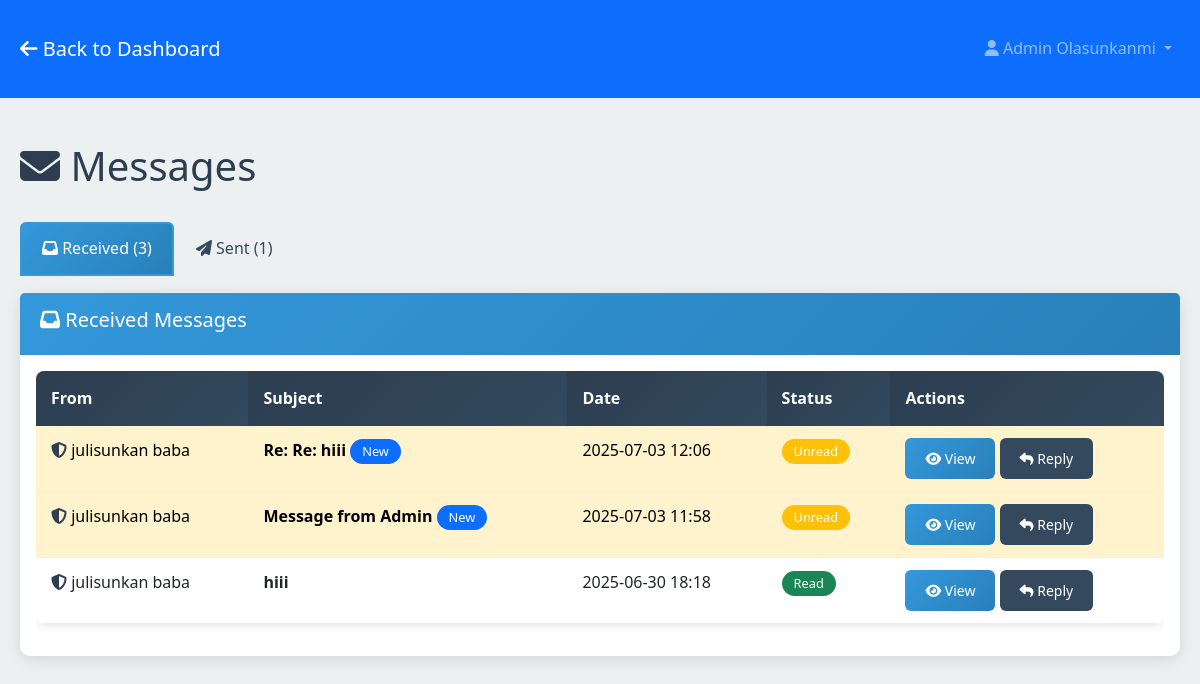
Screenshot of /messages (signed in) with the database file from the repository.
### models.py (models this page shows, shortened)
class User(db.Model):
    id = db.Column(db.Integer, primary_key=True)
    username = db.Column(db.String(80), unique=True, nullable=False)
    email = db.Column(db.String(120), unique=True, nullable=False)
    password_hash = db.Column(db.String(255), nullable=False)
    first_name = db.Column(db.String(100), nullable=False)
    last_name = db.Column(db.String(100), nullable=False)
    is_admin = db.Column(db.Boolean, default=False)
    is_verified = db.Column(db.Boolean, default=False)
    verification_token = db.Column(db.String(100), nullable=True)
    reset_token = db.Column(db.String(100), nullable=True)
    reset_token_expires = db.Column(db.DateTime, nullable=True)
    created_at = db.Column(db.DateTime, default=datetime.utcnow)
    last_login = db.Column(db.DateTime, nullable=True)
    pdf_codes = db.relationship('UserPDFCode', foreign_keys='UserPDFCode.user_id', backref='user', lazy=True, cascade='all, delete-orphan')
    pdf_requests = db.relationship('PDFRequest', backref='user', lazy=True, cascade='all, delete-orphan')
    sent_messages = db.relationship('Message', foreign_keys='Message.sender_id', backref='sender', lazy=True, cascade='all, delete-orphan')
    received_messages = db.relationship('Message', foreign_keys='Message.recipient_id', backref='recipient', lazy=True, cascade='all, delete-orphan')
    uploaded_pdfs = db.relationship('UserPDFCode', foreign_keys='UserPDFCode.uploaded_by_admin_id', backref='uploader', lazy=True)

class Message(db.Model):
    id = db.Column(db.Integer, primary_key=True)
    sender_id = db.Column(db.Integer, db.ForeignKey('user.id', ondelete='CASCADE'), nullable=False)
    recipient_id = db.Column(db.Integer, db.ForeignKey('user.id', ondelete='CASCADE'), nullable=False)
    subject = db.Column(db.String(200), nullable=False)
    content = db.Column(db.Text, nullable=False)  # Allows HTML content
    is_read = db.Column(db.Boolean, default=False)
    created_at = db.Column(db.DateTime, default=datetime.utcnow)
    parent_message_id = db.Column(db.Integer, db.ForeignKey('message.id', ondelete='CASCADE'), nullable=True)
    replies = db.relationship('Message', backref=db.backref('parent', remote_side=[id]), lazy=True)

### app.py (the view)
@app.route('/messages')
@login_required
def messages():
    user = User.query.get(session['user_id'])
    sent_messages = Message.query.filter_by(sender_id=user.id).order_by(Message.created_at.desc()).all()
    received_messages = Message.query.filter_by(recipient_id=user.id).order_by(Message.created_at.desc()).all()
    return render_template('messages/messages.html',
                         user=user,
                         sent_messages=sent_messages,
                         received_messages=received_messages)

### app.py (called while the page is built)
def login_required(f):
    @wraps(f)
    def decorated_function(*args, **kwargs):
        if 'user_id' not in session:
            flash('Please log in to access this page.', 'error')
            return redirect(url_for('login'))
        return f(*args, **kwargs)
    return decorated_function

### templates/messages/messages.html (shortened to what this page needs)
<!DOCTYPE html>
<html lang="en">
<head>
    <link href="https://cdn.jsdelivr.net/npm/bootstrap@5.3.0/dist/css/bootstrap.min.css" rel="stylesheet">
    <link rel="stylesheet" href="https://cdnjs.cloudflare.com/ajax/libs/font-awesome/6.4.0/css/all.min.css">
    <link rel="stylesheet" href="{{ url_for('static', filename='css/style.css') }}">
</head>
<body>
    <nav class="navbar navbar-expand-lg navbar-dark bg-primary">
        <div class="container">
            <a class="navbar-brand" href="{{ url_for('dashboard') }}">
                <i class="fas fa-arrow-left"></i> Back to Dashboard
            </a>
            <div class="navbar-nav ms-auto">
                <div class="nav-item dropdown">
                    <a class="nav-link dropdown-toggle" href="#" id="navbarDropdown" role="button" data-bs-toggle="dropdown">
                        <i class="fas fa-user"></i> {{ user.first_name }} {{ user.last_name }}
                    </a>
                </div>
            </div>
        </div>
    </nav>
    <div class="container mt-4">
        <div class="row">
            <div class="col-12">
                <div class="d-flex justify-content-between align-items-center mb-4">
                    <h1><i class="fas fa-envelope"></i> Messages</h1>
                </div>
            </div>
        </div>
        <ul class="nav nav-tabs" id="messageTabs">
            <li class="nav-item">
                <a class="nav-link active" id="received-tab" data-bs-toggle="tab" href="#received">
                    <i class="fas fa-inbox"></i> Received ({{ received_messages|length }})
                </a>
            </li>
            <li class="nav-item">
                <a class="nav-link" id="sent-tab" data-bs-toggle="tab" href="#sent">
                    <i class="fas fa-paper-plane"></i> Sent ({{ sent_messages|length }})
                </a>
            </li>
        </ul>
        <div class="tab-content mt-3">
            <div class="tab-pane fade show active" id="received">
                <div class="card">
                    <div class="card-header">
                        <h5><i class="fas fa-inbox"></i> Received Messages</h5>
                    </div>
                    <div class="card-body">
                        {% if received_messages %}
                        <div class="table-responsive">
                            <table class="table table-hover">
                                <thead>
                                    <tr>
                                        <th>From</th>
                                        <th>Subject</th>
                                        <th>Date</th>
                                        <th>Status</th>
                                        <th>Actions</th>
                                    </tr>
                                </thead>
                                <tbody>
                                    {% for message in received_messages %}
                                    <tr class="{% if not message.is_read %}table-warning{% endif %}">
                                        <td>
                                            {% if message.sender.is_admin %}
                                            <i class="fas fa-shield-alt text-primary"></i>
                                            {% endif %}
                                            {{ message.sender.first_name }} {{ message.sender.last_name }}
                                        </td>
                                        <td>
                                            <strong>{{ message.subject }}</strong>
                                            {% if not message.is_read %}
                                            <span class="badge bg-primary">New</span>
                                            {% endif %}
                                        </td>
                                        <td>{{ message.created_at.strftime('%Y-%m-%d %H:%M') }}</td>
                                        <td>
                                            {% if message.is_read %}
                                            <span class="badge bg-success">Read</span>
                                            {% else %}
                                            <span class="badge bg-warning">Unread</span>
                                            {% endif %}
                                        </td>
                                        <td>
                                            <button type="button" class="btn btn-sm btn-primary" onclick="viewMessage({{ message.id }}, '{{ message.sender.first_name }} {{ message.sender.last_name }}', '{{ message.subject }}', {{ message.sender.id }}, {{ message.is_read|lower }})">
                                                <i class="fas fa-eye"></i> View
                                            </button>
                                            {% if user.is_admin or message.sender.is_admin %}
                                            <button type="button" class="btn btn-sm btn-secondary" onclick="replyToMessage({{ message.sender.id }}, '{{ message.sender.first_name }} {{ message.sender.last_name }}', 'Re: {{ message.subject }}', {{ message.id }})">
                                                <i class="fas fa-reply"></i> Reply
                                            </button>
                                            {% endif %}
                                        </td>
                                    </tr>
                                    {% endfor %}
                                </tbody>
                            </table>
                        </div>
                        {% else %}
                        <div class="text-center py-4">
                            <i class="fas fa-inbox fa-3x text-muted mb-3"></i>
                            <h5>No messages received</h5>
                            <p class="text-muted">Your received messages will appear here.</p>
                        </div>
                        {% endif %}
                    </div>
                </div>
            </div>
        </div>
    </div>
</body>
</html>

### static/css/style.css (style rules this page uses)
:root { --primary-color: #2c3e50; --secondary-color: #34495e; --accent-color: #3498db; --success-color: #27ae60; --danger-color: #e74c3c; --warning-color: #f39c12; --info-color: #16a085; --light-color: #ecf0f1; --dark-color: #2c3e50; --white: #ffffff; --black: #000000; --gradient-primary: linear-gradient(135deg, #2c3e50 0%, #34495e 100%); --gradient-accent: linear-gradient(135deg, #3498db 0%, #2980b9 100%); }
body { font-family: 'Segoe UI', Tahoma, Geneva, Verdana, sans-serif; background-color: var(--light-color); color: var(--dark-color); line-height: 1.6; margin: 0; padding: 0; }
.container { max-width: 1200px; margin: 0 auto; padding: 20px; }
.card, .document-card { border: none; border-radius: 10px; box-shadow: 0 4px 15px rgba(0, 0, 0, 0.1); margin-bottom: 20px; transition: all 0.3s ease; }
.card-header { background: var(--gradient-accent); color: var(--white); border-bottom: none; border-radius: 10px 10px 0 0; padding: 15px 20px; }
.btn { border-radius: 6px; padding: 10px 20px; font-weight: 500; transition: all 0.3s ease; border: none; }
.btn-primary { background: var(--gradient-accent); color: var(--white); }
.btn-secondary { background: var(--secondary-color); }
.nav-tabs { border-bottom: 2px solid var(--light-color); }
.nav-tabs .nav-link { border-radius: 6px 6px 0 0; border: 2px solid transparent; color: var(--secondary-color); font-weight: 500; padding: 12px 20px; transition: all 0.3s ease; }
.nav-tabs .nav-link.active { background: var(--gradient-accent); border-color: var(--accent-color); color: var(--white); }
.badge { font-size: 0.8em; padding: 6px 12px; border-radius: 20px; font-weight: 500; }
.table { border-radius: 8px; overflow: hidden; box-shadow: 0 2px 8px rgba(0, 0, 0, 0.1); }
.table thead th { background: var(--gradient-primary); color: var(--white); border: none; font-weight: 600; padding: 15px; }
.table tbody td { padding: 12px 15px; border-color: var(--light-color); }
.text-primary { color: var(--primary-color) !important; }

### rows the page displays
User: first_name "Admin", last_name "Olasunkanmi"
Message: sender.first_name "julisunkan", sender.last_name "baba", subject "Re: Re: hiii", is_read "New", created_at "2025-07-03 12:06"
Message: sender.first_name "julisunkan", sender.last_name "baba", subject "Message from Admin", is_read "New", created_at "2025-07-03 11:58"
Message: sender.first_name "julisunkan", sender.last_name "baba", subject "hiii", created_at "2025-06-30 18:18", is_read "Read"

### other values shown
{{ received_messages|length }} "3"
{{ sent_messages|length }} "1"
